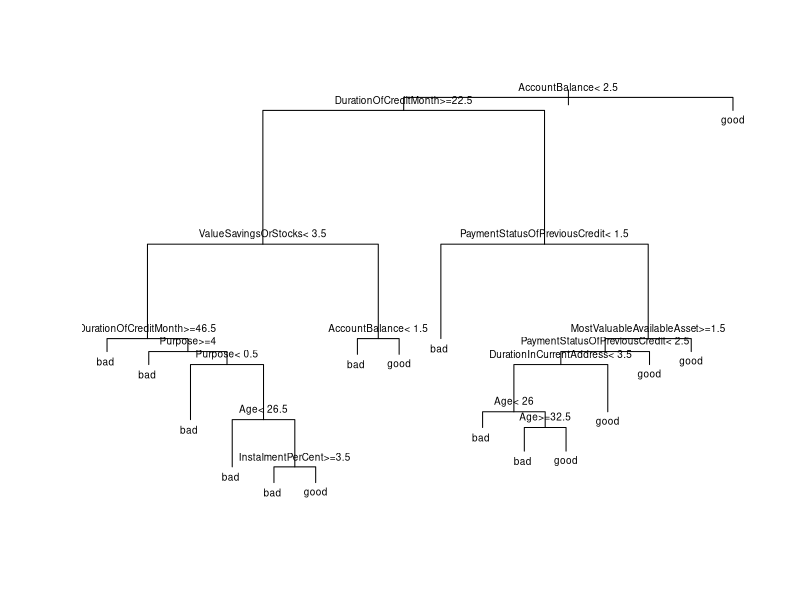

Generate this figure with R:
# Árvore de decisão é um modelo simples e extremamente útil para fazer predições. 
# É fácil de explicar para as pessoas mais alheias ao mundo de ciência de 
# dados e machine learning. Além disso, é simples de identificar o poder 
# preditivo das variáveis, requer pouco pré-processamento, etc. 
# Hoje, vou apresentar o código em R para uma árvore de decisão.

# Primeiramente, a ideia aqui é apenas passar o esqueleto que você 
# precisa ter em mãos. Em outras palavras, não teremos teoria, 
# mas você vai poder pegar o código abaixo e trocar os dados pelo que 
# você tiver aí. Tive que fazer um trabalho sobre este tema em uma aula 
# do mestrado e por isso resolvi compartilhá-lo. Nesse exercício, 
# nós tínhamos a informação de um banco alemão (veja o link Statlog 
# (German Credit Data) Data Set  contendo as informações a 
# respeito dos clientes) e tínhamos que montar uma árvore de decisão 
# que retornasse se o cliente era um bom ou mau pagador.

# O arquivo utilizado no código estava em formato .cvs, 
# que o wordpress aparentemente não suporta pelo método tradicional 
# de adicionar arquivos, então vocês podem pegar o arquivo no formato 
# .xlsx para testarem: german_credit_21.

# Não há muito o que comentar aqui, divirtam-se com o código abaixo, 
# sigam os comentários que eu deixei e qualquer dúvida é só comentar o post.

setwd("C:/Users/mathe/Documents/GitHub/EstatSite_R")

require(readxl)
library("rpart")
library("ROCR")

dados <- read_xlsx("german_credit_21-1.xlsx")

## Discretiza as variaveis
Creditability_index1 = which(dados$Creditability == 1)
Creditability_index2 = which(dados$Creditability == 0)

dados$Creditability[Creditability_index1] = 'good' 
dados$Creditability[Creditability_index2] = 'bad'

## ifelse avalia antes de executar
dados$CreditAmount = ifelse(dados$CreditAmount <= 2500, 
                            "0-2500", 
                            ifelse(dados$CreditAmount < 5000, 
                                   "5000+", 
                                   "2500-5000"))

## Gera indices da base treino e teste
train_index = sample(1:nrow(dados), 
                     0.6*nrow(dados), 
                     replace = FALSE)

## Gera base treino e teste
train = data.frame()
train = dados[train_index,] 
test = data.frame()
test = dados[-train_index,]

## Usa rpart para decision tree
train_tree = rpart(Creditability~., 
                   data = train)

## Plota a árvore de decisão
plot(train_tree)

## Insere a legenda dos galhos
text(train_tree, 
     pretty = 0, 
     cex = 0.6)

## Predict como funcao para trazer a probabilidade do cliente ser mau/bom
test_tree_predict = predict(train_tree, 
                            newdata = test)

## Predict com tipo 'classe' retorna se é bom ou mau
test_tree_predict = predict(train_tree, 
                            newdata = test, 
                            type = "class")

## confusion matrix
table(test_tree_predict, 
      test$Creditability)
